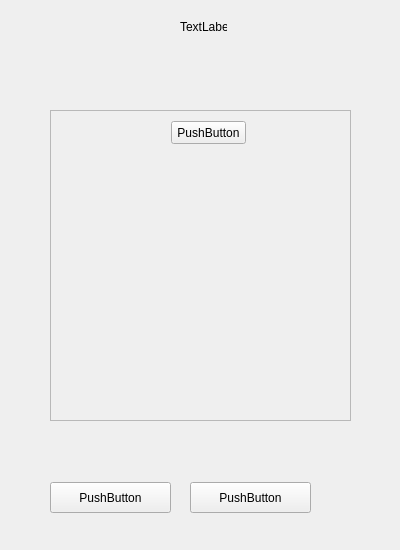
<?xml version="1.0" encoding="UTF-8"?>
<ui version="4.0">
 <class>self</class>
 <widget class="QMainWindow" name="self">
  <property name="geometry">
   <rect>
    <x>0</x>
    <y>0</y>
    <width>400</width>
    <height>550</height>
   </rect>
  </property>
  <property name="windowTitle">
   <string>Bank of Oakland: Account Selection</string>
  </property>
  <widget class="QWidget" name="centralwidget">
   <widget class="QLabel" name="label">
    <property name="geometry">
     <rect>
      <x>180</x>
      <y>20</y>
      <width>47</width>
      <height>13</height>
     </rect>
    </property>
    <property name="text">
     <string>TextLabel</string>
    </property>
   </widget>
   <widget class="QScrollArea" name="scrollArea">
    <property name="geometry">
     <rect>
      <x>50</x>
      <y>110</y>
      <width>301</width>
      <height>311</height>
     </rect>
    </property>
    <property name="widgetResizable">
     <bool>true</bool>
    </property>
    <widget class="QWidget" name="scrollAreaWidgetContents">
     <property name="geometry">
      <rect>
       <x>0</x>
       <y>0</y>
       <width>299</width>
       <height>309</height>
      </rect>
     </property>
     <widget class="QPushButton" name="pushButton">
      <property name="geometry">
       <rect>
        <x>120</x>
        <y>10</y>
        <width>75</width>
        <height>23</height>
       </rect>
      </property>
      <property name="text">
       <string>PushButton</string>
      </property>
     </widget>
    </widget>
   </widget>
   <widget class="QPushButton" name="pushButton_2">
    <property name="geometry">
     <rect>
      <x>50</x>
      <y>482</y>
      <width>121</width>
      <height>31</height>
     </rect>
    </property>
    <property name="text">
     <string>PushButton</string>
    </property>
   </widget>
   <widget class="QPushButton" name="pushButton_3">
    <property name="geometry">
     <rect>
      <x>190</x>
      <y>482</y>
      <width>121</width>
      <height>31</height>
     </rect>
    </property>
    <property name="text">
     <string>PushButton</string>
    </property>
   </widget>
  </widget>
 </widget>
 <resources/>
 <connections/>
</ui>
